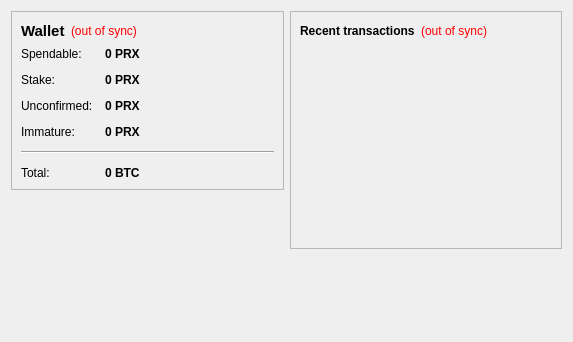
<?xml version="1.0" encoding="UTF-8"?>
<ui version="4.0">
 <class>OverviewPage</class>
 <widget class="QWidget" name="OverviewPage">
  <property name="geometry">
   <rect>
    <x>0</x>
    <y>0</y>
    <width>573</width>
    <height>342</height>
   </rect>
  </property>
  <property name="windowTitle">
   <string>Form</string>
  </property>
  <layout class="QHBoxLayout" name="horizontalLayout" stretch="1,1">
   <item>
    <layout class="QVBoxLayout" name="verticalLayout_2">
     <item>
      <widget class="QFrame" name="frame">
       <property name="frameShape">
        <enum>QFrame::StyledPanel</enum>
       </property>
       <property name="frameShadow">
        <enum>QFrame::Raised</enum>
       </property>
       <layout class="QVBoxLayout" name="verticalLayout_4">
        <item>
         <layout class="QHBoxLayout" name="horizontalLayout_4">
          <item>
           <widget class="QLabel" name="label_5">
            <property name="font">
             <font>
              <pointsize>11</pointsize>
              <weight>75</weight>
              <bold>true</bold>
             </font>
            </property>
            <property name="text">
             <string>Wallet</string>
            </property>
           </widget>
          </item>
          <item>
           <widget class="QLabel" name="labelWalletStatus">
            <property name="toolTip">
             <string>The displayed information may be out of date. Your wallet automatically synchronizes with the Printerium network after a connection is established, but this process has not completed yet.</string>
            </property>
            <property name="styleSheet">
             <string notr="true">QLabel { color: red; }</string>
            </property>
            <property name="text">
             <string notr="true">(out of sync)</string>
            </property>
            <property name="alignment">
             <set>Qt::AlignLeading|Qt::AlignLeft|Qt::AlignVCenter</set>
            </property>
           </widget>
          </item>
          <item>
           <spacer name="horizontalSpacer_2">
            <property name="orientation">
             <enum>Qt::Horizontal</enum>
            </property>
            <property name="sizeHint" stdset="0">
             <size>
              <width>40</width>
              <height>20</height>
             </size>
            </property>
           </spacer>
          </item>
         </layout>
        </item>
        <item>
         <layout class="QFormLayout" name="formLayout_2">
          <property name="fieldGrowthPolicy">
           <enum>QFormLayout::AllNonFixedFieldsGrow</enum>
          </property>
          <property name="horizontalSpacing">
           <number>12</number>
          </property>
          <property name="verticalSpacing">
           <number>12</number>
          </property>
          <item row="0" column="0">
           <widget class="QLabel" name="label">
            <property name="text">
             <string>Spendable:</string>
            </property>
           </widget>
          </item>
          <item row="0" column="1">
           <widget class="QLabel" name="labelBalance">
            <property name="font">
             <font>
              <weight>75</weight>
              <bold>true</bold>
             </font>
            </property>
            <property name="cursor">
             <cursorShape>IBeamCursor</cursorShape>
            </property>
            <property name="toolTip">
             <string>Your current spendable balance</string>
            </property>
            <property name="text">
             <string notr="true">0 PRX</string>
            </property>
            <property name="textInteractionFlags">
             <set>Qt::LinksAccessibleByMouse|Qt::TextSelectableByKeyboard|Qt::TextSelectableByMouse</set>
            </property>
           </widget>
          </item>
          <item row="1" column="0">
           <widget class="QLabel" name="label_6">
            <property name="text">
             <string>Stake:</string>
            </property>
           </widget>
          </item>
          <item row="1" column="1">
           <widget class="QLabel" name="labelStake">
            <property name="font">
             <font>
              <weight>75</weight>
              <bold>true</bold>
             </font>
            </property>
            <property name="cursor">
             <cursorShape>IBeamCursor</cursorShape>
            </property>
            <property name="toolTip">
             <string>Total of coins that was staked, and do not yet count toward the current balance</string>
            </property>
            <property name="text">
             <string notr="true">0 PRX</string>
            </property>
            <property name="textInteractionFlags">
             <set>Qt::LinksAccessibleByMouse|Qt::TextSelectableByKeyboard|Qt::TextSelectableByMouse</set>
            </property>
           </widget>
          </item>
          <item row="2" column="0">
           <widget class="QLabel" name="label_3">
            <property name="text">
             <string>Unconfirmed:</string>
            </property>
           </widget>
          </item>
          <item row="2" column="1">
           <widget class="QLabel" name="labelUnconfirmed">
            <property name="font">
             <font>
              <weight>75</weight>
              <bold>true</bold>
             </font>
            </property>
            <property name="cursor">
             <cursorShape>IBeamCursor</cursorShape>
            </property>
            <property name="toolTip">
             <string>Total of transactions that have yet to be confirmed, and do not yet count toward the current balance</string>
            </property>
            <property name="text">
             <string notr="true">0 PRX</string>
            </property>
            <property name="textInteractionFlags">
             <set>Qt::LinksAccessibleByMouse|Qt::TextSelectableByKeyboard|Qt::TextSelectableByMouse</set>
            </property>
           </widget>
          </item>
          <item row="3" column="0">
           <widget class="QLabel" name="labelImmatureText">
            <property name="text">
             <string>Immature:</string>
            </property>
           </widget>
          </item>
          <item row="3" column="1">
           <widget class="QLabel" name="labelImmature">
            <property name="font">
             <font>
              <weight>75</weight>
              <bold>true</bold>
             </font>
            </property>
            <property name="toolTip">
             <string>Mined balance that has not yet matured</string>
            </property>
            <property name="text">
             <string notr="true">0 PRX</string>
            </property>
            <property name="textInteractionFlags">
             <set>Qt::LinksAccessibleByMouse|Qt::TextSelectableByKeyboard|Qt::TextSelectableByMouse</set>
            </property>
           </widget>
          </item>
          <item row="4" column="0" colspan="2">
           <widget class="Line" name="line">
            <property name="orientation">
             <enum>Qt::Horizontal</enum>
            </property>
           </widget>
          </item>
          <item row="5" column="0">
           <widget class="QLabel" name="labelTotalText">
            <property name="text">
             <string>Total:</string>
            </property>
           </widget>
          </item>
          <item row="5" column="1">
           <widget class="QLabel" name="labelTotal">
            <property name="font">
             <font>
              <weight>75</weight>
              <bold>true</bold>
             </font>
            </property>
            <property name="cursor">
             <cursorShape>IBeamCursor</cursorShape>
            </property>
            <property name="toolTip">
             <string>Your current total balance</string>
            </property>
            <property name="text">
             <string notr="true">0 BTC</string>
            </property>
            <property name="textInteractionFlags">
             <set>Qt::LinksAccessibleByMouse|Qt::TextSelectableByKeyboard|Qt::TextSelectableByMouse</set>
            </property>
           </widget>
          </item>
         </layout>
        </item>
       </layout>
      </widget>
     </item>
     <item>
      <spacer name="verticalSpacer">
       <property name="orientation">
        <enum>Qt::Vertical</enum>
       </property>
       <property name="sizeHint" stdset="0">
        <size>
         <width>20</width>
         <height>40</height>
        </size>
       </property>
      </spacer>
     </item>
    </layout>
   </item>
   <item>
    <layout class="QVBoxLayout" name="verticalLayout_3">
     <item>
      <widget class="QFrame" name="frame_2">
       <property name="frameShape">
        <enum>QFrame::StyledPanel</enum>
       </property>
       <property name="frameShadow">
        <enum>QFrame::Raised</enum>
       </property>
       <layout class="QVBoxLayout" name="verticalLayout">
        <item>
         <layout class="QHBoxLayout" name="horizontalLayout_2">
          <item>
           <widget class="QLabel" name="label_4">
            <property name="text">
             <string>&lt;b&gt;Recent transactions&lt;/b&gt;</string>
            </property>
           </widget>
          </item>
          <item>
           <widget class="QLabel" name="labelTransactionsStatus">
            <property name="toolTip">
             <string>The displayed information may be out of date. Your wallet automatically synchronizes with the Printerium network after a connection is established, but this process has not completed yet.</string>
            </property>
            <property name="styleSheet">
             <string notr="true">QLabel { color: red; }</string>
            </property>
            <property name="text">
             <string notr="true">(out of sync)</string>
            </property>
            <property name="alignment">
             <set>Qt::AlignRight|Qt::AlignTrailing|Qt::AlignVCenter</set>
            </property>
           </widget>
          </item>
          <item>
           <spacer name="horizontalSpacer">
            <property name="orientation">
             <enum>Qt::Horizontal</enum>
            </property>
            <property name="sizeHint" stdset="0">
             <size>
              <width>40</width>
              <height>20</height>
             </size>
            </property>
           </spacer>
          </item>
         </layout>
        </item>
        <item>
         <widget class="QListView" name="listTransactions">
          <property name="styleSheet">
           <string notr="true">QListView { background: transparent; }</string>
          </property>
          <property name="frameShape">
           <enum>QFrame::NoFrame</enum>
          </property>
          <property name="verticalScrollBarPolicy">
           <enum>Qt::ScrollBarAlwaysOff</enum>
          </property>
          <property name="horizontalScrollBarPolicy">
           <enum>Qt::ScrollBarAlwaysOff</enum>
          </property>
          <property name="selectionMode">
           <enum>QAbstractItemView::NoSelection</enum>
          </property>
         </widget>
        </item>
       </layout>
      </widget>
     </item>
     <item>
      <spacer name="verticalSpacer_2">
       <property name="orientation">
        <enum>Qt::Vertical</enum>
       </property>
       <property name="sizeHint" stdset="0">
        <size>
         <width>20</width>
         <height>40</height>
        </size>
       </property>
      </spacer>
     </item>
    </layout>
   </item>
  </layout>
 </widget>
 <resources/>
 <connections/>
</ui>
